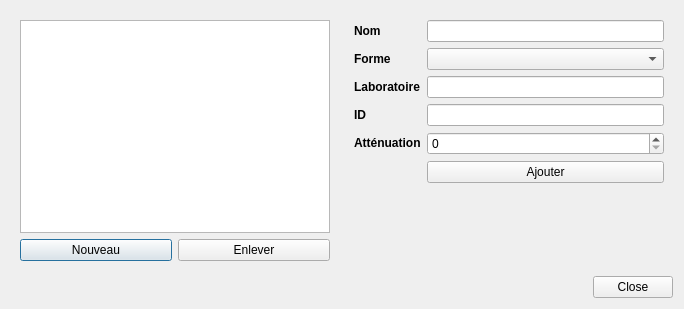
<?xml version="1.0" encoding="UTF-8"?>
<ui version="4.0">
 <class>Dialog</class>
 <widget class="QDialog" name="Dialog">
  <property name="geometry">
   <rect>
    <x>0</x>
    <y>0</y>
    <width>684</width>
    <height>309</height>
   </rect>
  </property>
  <property name="windowTitle">
   <string>Editeur</string>
  </property>
  <layout class="QGridLayout" name="gridLayout">
   <item row="0" column="0">
    <widget class="QWidget" name="widget" native="true">
     <layout class="QVBoxLayout" name="verticalLayout">
      <item>
       <widget class="QListView" name="listViewLevures"/>
      </item>
      <item>
       <layout class="QHBoxLayout" name="horizontalLayout">
        <item>
         <widget class="QPushButton" name="pushButtonNouveau">
          <property name="text">
           <string>Nouveau</string>
          </property>
         </widget>
        </item>
        <item>
         <widget class="QPushButton" name="pushButtonEnlever">
          <property name="text">
           <string>Enlever</string>
          </property>
         </widget>
        </item>
       </layout>
      </item>
     </layout>
    </widget>
   </item>
   <item row="0" column="1">
    <widget class="QWidget" name="widget_2" native="true">
     <layout class="QFormLayout" name="formLayout">
      <item row="0" column="0">
       <widget class="QLabel" name="label">
        <property name="text">
         <string>&lt;!DOCTYPE HTML PUBLIC &quot;-//W3C//DTD HTML 4.0//EN&quot; &quot;http://www.w3.org/TR/REC-html40/strict.dtd&quot;&gt;
&lt;html&gt;&lt;head&gt;&lt;meta name=&quot;qrichtext&quot; content=&quot;1&quot; /&gt;&lt;style type=&quot;text/css&quot;&gt;
p, li { white-space: pre-wrap; }
&lt;/style&gt;&lt;/head&gt;&lt;body style=&quot; font-family:'Droid Sans'; font-size:9pt; font-weight:400; font-style:normal;&quot;&gt;
&lt;p style=&quot; margin-top:0px; margin-bottom:0px; margin-left:0px; margin-right:0px; -qt-block-indent:0; text-indent:0px;&quot;&gt;&lt;span style=&quot; font-weight:600;&quot;&gt;Nom&lt;/span&gt;&lt;/p&gt;&lt;/body&gt;&lt;/html&gt;</string>
        </property>
       </widget>
      </item>
      <item row="0" column="1">
       <widget class="QLineEdit" name="lineEditNom"/>
      </item>
      <item row="1" column="0">
       <widget class="QLabel" name="label_2">
        <property name="text">
         <string>&lt;!DOCTYPE HTML PUBLIC &quot;-//W3C//DTD HTML 4.0//EN&quot; &quot;http://www.w3.org/TR/REC-html40/strict.dtd&quot;&gt;
&lt;html&gt;&lt;head&gt;&lt;meta name=&quot;qrichtext&quot; content=&quot;1&quot; /&gt;&lt;style type=&quot;text/css&quot;&gt;
p, li { white-space: pre-wrap; }
&lt;/style&gt;&lt;/head&gt;&lt;body style=&quot; font-family:'Droid Sans'; font-size:9pt; font-weight:400; font-style:normal;&quot;&gt;
&lt;p style=&quot; margin-top:0px; margin-bottom:0px; margin-left:0px; margin-right:0px; -qt-block-indent:0; text-indent:0px;&quot;&gt;&lt;span style=&quot; font-weight:600;&quot;&gt;Forme&lt;/span&gt;&lt;/p&gt;&lt;/body&gt;&lt;/html&gt;</string>
        </property>
       </widget>
      </item>
      <item row="1" column="1">
       <widget class="QComboBox" name="comboBoxForme"/>
      </item>
      <item row="2" column="1">
       <widget class="QLineEdit" name="lineEditLabo"/>
      </item>
      <item row="2" column="0">
       <widget class="QLabel" name="label_3">
        <property name="text">
         <string>&lt;!DOCTYPE HTML PUBLIC &quot;-//W3C//DTD HTML 4.0//EN&quot; &quot;http://www.w3.org/TR/REC-html40/strict.dtd&quot;&gt;
&lt;html&gt;&lt;head&gt;&lt;meta name=&quot;qrichtext&quot; content=&quot;1&quot; /&gt;&lt;style type=&quot;text/css&quot;&gt;
p, li { white-space: pre-wrap; }
&lt;/style&gt;&lt;/head&gt;&lt;body style=&quot; font-family:'Droid Sans'; font-size:9pt; font-weight:400; font-style:normal;&quot;&gt;
&lt;p style=&quot; margin-top:0px; margin-bottom:0px; margin-left:0px; margin-right:0px; -qt-block-indent:0; text-indent:0px;&quot;&gt;&lt;span style=&quot; font-weight:600;&quot;&gt;Laboratoire&lt;/span&gt;&lt;/p&gt;&lt;/body&gt;&lt;/html&gt;</string>
        </property>
       </widget>
      </item>
      <item row="3" column="0">
       <widget class="QLabel" name="label_4">
        <property name="text">
         <string>&lt;!DOCTYPE HTML PUBLIC &quot;-//W3C//DTD HTML 4.0//EN&quot; &quot;http://www.w3.org/TR/REC-html40/strict.dtd&quot;&gt;
&lt;html&gt;&lt;head&gt;&lt;meta name=&quot;qrichtext&quot; content=&quot;1&quot; /&gt;&lt;style type=&quot;text/css&quot;&gt;
p, li { white-space: pre-wrap; }
&lt;/style&gt;&lt;/head&gt;&lt;body style=&quot; font-family:'Droid Sans'; font-size:9pt; font-weight:400; font-style:normal;&quot;&gt;
&lt;p style=&quot; margin-top:0px; margin-bottom:0px; margin-left:0px; margin-right:0px; -qt-block-indent:0; text-indent:0px;&quot;&gt;&lt;span style=&quot; font-weight:600;&quot;&gt;ID&lt;/span&gt;&lt;/p&gt;&lt;/body&gt;&lt;/html&gt;</string>
        </property>
       </widget>
      </item>
      <item row="4" column="0">
       <widget class="QLabel" name="label_5">
        <property name="text">
         <string>&lt;!DOCTYPE HTML PUBLIC &quot;-//W3C//DTD HTML 4.0//EN&quot; &quot;http://www.w3.org/TR/REC-html40/strict.dtd&quot;&gt;
&lt;html&gt;&lt;head&gt;&lt;meta name=&quot;qrichtext&quot; content=&quot;1&quot; /&gt;&lt;style type=&quot;text/css&quot;&gt;
p, li { white-space: pre-wrap; }
&lt;/style&gt;&lt;/head&gt;&lt;body style=&quot; font-family:'Droid Sans'; font-size:9pt; font-weight:400; font-style:normal;&quot;&gt;
&lt;p style=&quot; margin-top:0px; margin-bottom:0px; margin-left:0px; margin-right:0px; -qt-block-indent:0; text-indent:0px;&quot;&gt;&lt;span style=&quot; font-weight:600;&quot;&gt;Atténuation&lt;/span&gt;&lt;/p&gt;&lt;/body&gt;&lt;/html&gt;</string>
        </property>
       </widget>
      </item>
      <item row="4" column="1">
       <widget class="QSpinBox" name="spinBoxAtten"/>
      </item>
      <item row="3" column="1">
       <widget class="QLineEdit" name="lineEditID"/>
      </item>
      <item row="5" column="1">
       <widget class="QPushButton" name="pushButtonAjouter">
        <property name="text">
         <string>Ajouter</string>
        </property>
       </widget>
      </item>
     </layout>
    </widget>
   </item>
   <item row="1" column="1">
    <widget class="QDialogButtonBox" name="buttonBox">
     <property name="orientation">
      <enum>Qt::Horizontal</enum>
     </property>
     <property name="standardButtons">
      <set>QDialogButtonBox::Close</set>
     </property>
    </widget>
   </item>
  </layout>
 </widget>
 <resources/>
 <connections>
  <connection>
   <sender>buttonBox</sender>
   <signal>accepted()</signal>
   <receiver>Dialog</receiver>
   <slot>accept()</slot>
   <hints>
    <hint type="sourcelabel">
     <x>248</x>
     <y>254</y>
    </hint>
    <hint type="destinationlabel">
     <x>157</x>
     <y>274</y>
    </hint>
   </hints>
  </connection>
  <connection>
   <sender>buttonBox</sender>
   <signal>rejected()</signal>
   <receiver>Dialog</receiver>
   <slot>reject()</slot>
   <hints>
    <hint type="sourcelabel">
     <x>316</x>
     <y>260</y>
    </hint>
    <hint type="destinationlabel">
     <x>286</x>
     <y>274</y>
    </hint>
   </hints>
  </connection>
 </connections>
</ui>
